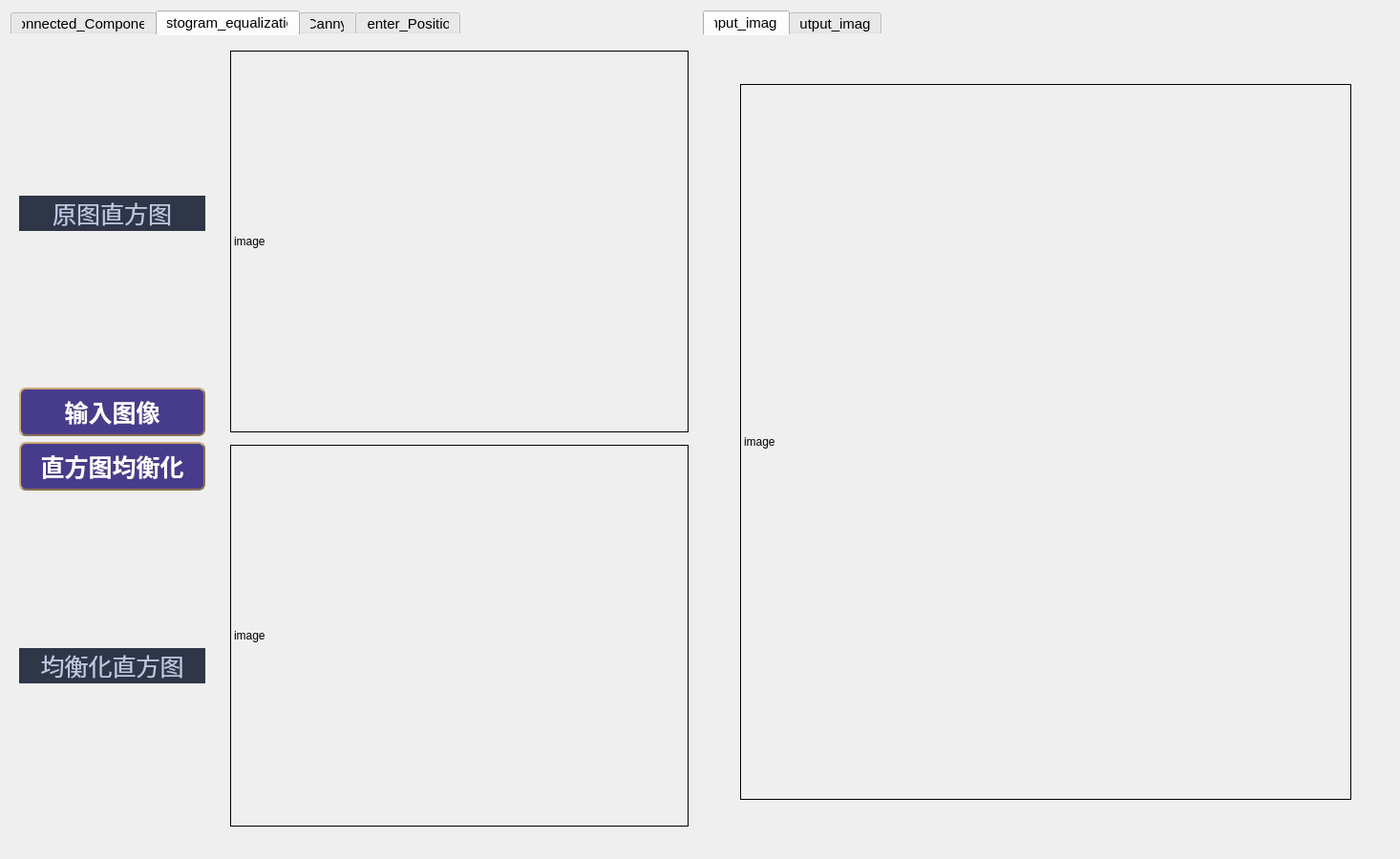
<?xml version="1.0" encoding="UTF-8"?>
<ui version="4.0">
 <class>Widget</class>
 <widget class="QWidget" name="Widget">
  <property name="geometry">
   <rect>
    <x>0</x>
    <y>0</y>
    <width>1466</width>
    <height>900</height>
   </rect>
  </property>
  <property name="minimumSize">
   <size>
    <width>1466</width>
    <height>877</height>
   </size>
  </property>
  <property name="maximumSize">
   <size>
    <width>1466</width>
    <height>900</height>
   </size>
  </property>
  <property name="windowTitle">
   <string>Industrial photogrammetry handout</string>
  </property>
  <layout class="QGridLayout" name="gridLayout">
   <item row="1" column="2">
    <layout class="QVBoxLayout" name="verticalLayout_4"/>
   </item>
   <item row="1" column="0">
    <layout class="QVBoxLayout" name="verticalLayout"/>
   </item>
   <item row="0" column="1">
    <layout class="QVBoxLayout" name="verticalLayout_2"/>
   </item>
   <item row="1" column="4">
    <layout class="QHBoxLayout" name="horizontalLayout"/>
   </item>
   <item row="1" column="3" rowspan="2">
    <widget class="QTabWidget" name="tabWidget_result">
     <property name="styleSheet">
      <string notr="true">
QTabBar::tab:hover{
	background:rgb(138, 246, 255);
}
QTabWidget::pane{
	border:none;
}
QTabBar::tab{
	font: 15px;
	font-family:华文新魏;
	min-height:10ex;
}</string>
     </property>
     <property name="currentIndex">
      <number>0</number>
     </property>
     <property name="elideMode">
      <enum>Qt::ElideMiddle</enum>
     </property>
     <widget class="QWidget" name="tab">
      <attribute name="title">
       <string>input_image</string>
      </attribute>
      <layout class="QHBoxLayout" name="horizontalLayout_9">
       <item>
        <widget class="QLabel" name="label_input">
         <property name="minimumSize">
          <size>
           <width>640</width>
           <height>750</height>
          </size>
         </property>
         <property name="maximumSize">
          <size>
           <width>640</width>
           <height>750</height>
          </size>
         </property>
         <property name="frameShape">
          <enum>QFrame::Box</enum>
         </property>
         <property name="text">
          <string>image</string>
         </property>
        </widget>
       </item>
      </layout>
     </widget>
     <widget class="QWidget" name="tab_2">
      <attribute name="title">
       <string>output_image</string>
      </attribute>
      <widget class="QWidget" name="layoutWidget">
       <property name="geometry">
        <rect>
         <x>30</x>
         <y>20</y>
         <width>649</width>
         <height>799</height>
        </rect>
       </property>
       <layout class="QFormLayout" name="formLayout_2">
        <item row="0" column="0">
         <widget class="QPushButton" name="pushButton_saveimage">
          <property name="styleSheet">
           <string notr="true">
QPushButton
{
	background-color: #473C8B; /*背景色*/ 
	border-style: outset;
	border-width: 2px;
	border-radius:7px; /*边界圆滑*/
	border-color: #8B7355;
	font: bold 25px;
	min-width:2em;
	color:white; /*字体颜色*/
	font-family:华文新魏;
	padding: 5px;
}


QPushButton:hover
{
	background-color: rgb(0, 150, 0);
}
 </string>
          </property>
          <property name="text">
           <string> 保存图像</string>
          </property>
         </widget>
        </item>
        <item row="1" column="0">
         <widget class="QLabel" name="label_output">
          <property name="minimumSize">
           <size>
            <width>640</width>
            <height>750</height>
           </size>
          </property>
          <property name="maximumSize">
           <size>
            <width>640</width>
            <height>480</height>
           </size>
          </property>
          <property name="frameShape">
           <enum>QFrame::Box</enum>
          </property>
          <property name="frameShadow">
           <enum>QFrame::Plain</enum>
          </property>
          <property name="text">
           <string>output</string>
          </property>
         </widget>
        </item>
       </layout>
      </widget>
     </widget>
    </widget>
   </item>
   <item row="0" column="3">
    <layout class="QVBoxLayout" name="verticalLayout_3"/>
   </item>
   <item row="1" column="1">
    <widget class="QTabWidget" name="tabWidget">
     <property name="styleSheet">
      <string notr="true">
QTabBar::tab:hover{
	background:rgb(138, 246, 255);
}
QTabWidget::pane{
	border:none;
}
QTabBar::tab{
	font: 15px;
	font-family:华文新魏;
	min-height:10ex;
}</string>
     </property>
     <property name="tabPosition">
      <enum>QTabWidget::North</enum>
     </property>
     <property name="tabShape">
      <enum>QTabWidget::Rounded</enum>
     </property>
     <property name="currentIndex">
      <number>1</number>
     </property>
     <property name="elideMode">
      <enum>Qt::ElideMiddle</enum>
     </property>
     <property name="usesScrollButtons">
      <bool>true</bool>
     </property>
     <property name="documentMode">
      <bool>false</bool>
     </property>
     <property name="tabsClosable">
      <bool>false</bool>
     </property>
     <property name="movable">
      <bool>false</bool>
     </property>
     <property name="tabBarAutoHide">
      <bool>false</bool>
     </property>
     <widget class="QWidget" name="CComp">
      <attribute name="title">
       <string>Connected_Component</string>
      </attribute>
      <widget class="QComboBox" name="comboBox">
       <property name="geometry">
        <rect>
         <x>270</x>
         <y>10</y>
         <width>150</width>
         <height>31</height>
        </rect>
       </property>
       <property name="sizePolicy">
        <sizepolicy hsizetype="Preferred" vsizetype="Fixed">
         <horstretch>0</horstretch>
         <verstretch>140</verstretch>
        </sizepolicy>
       </property>
       <property name="minimumSize">
        <size>
         <width>0</width>
         <height>25</height>
        </size>
       </property>
       <property name="maximumSize">
        <size>
         <width>88888</width>
         <height>88888</height>
        </size>
       </property>
       <property name="styleSheet">
        <string notr="true">QComboBox {
    border: 1px solid gray;   /* 边框 */
    border-radius: 3px;   /* 圆角 */
    padding: 1px 24px 1px 3px;   /* 字体填衬 */
    color: #000;
    font: normal normal 21px &quot;Microsoft YaHei&quot;;
    background: transparent;
}

/* 下拉后，整个下拉窗体样式 */
QComboBox QAbstractItemView {
    outline: 0px solid gray;   /* 选定项的虚框 */
    border: 1px solid yellow;   /* 整个下拉窗体的边框 */
    color: green;
    background-color: lightgreen;   /* 整个下拉窗体的背景色 */
    selection-background-color: red;   /* 整个下拉窗体被选中项的背景色 */
}

/* 下拉后，整个下拉窗体每项的样式 */
QComboBox QAbstractItemView::item {
    height: 50px;   /* 项的高度（设置pComboBox-&gt;setView(new QListView());后，该项才起作用） */
}

/* 下拉后，整个下拉窗体越过每项的样式 */
QComboBox QAbstractItemView::item:hover {
    color: #FFFFFF;
    background-color: lightgreen;   /* 整个下拉窗体越过每项的背景色 */
}

/* 下拉后，整个下拉窗体被选择的每项的样式 */
QComboBox QAbstractItemView::item:selected {
    color: #FFFFFF;
    background-color: lightgreen;
}</string>
       </property>
       <property name="editable">
        <bool>false</bool>
       </property>
       <property name="currentText">
        <string>8邻域连通</string>
       </property>
       <property name="currentIndex">
        <number>0</number>
       </property>
       <item>
        <property name="text">
         <string>8邻域连通</string>
        </property>
       </item>
       <item>
        <property name="text">
         <string>4邻域连通</string>
        </property>
       </item>
      </widget>
      <widget class="QTabWidget" name="tabWidget_3">
       <property name="geometry">
        <rect>
         <x>10</x>
         <y>53</y>
         <width>686</width>
         <height>766</height>
        </rect>
       </property>
       <property name="autoFillBackground">
        <bool>false</bool>
       </property>
       <property name="styleSheet">
        <string notr="true">
QTabWidget::pane{
	border:none;
}
QTabWidget::tab-bar{
   alignment:left;
}
QTabBar::tab{
	font: 18px;
	font-family:华文新魏;
	color:white;
	min-height:10ex;
}
QTabBar::tab:hover{
	background:rgb(255, 0, 0);
}
QTabBar::tab:selected{
	border-color: white;
	background:white;
	color:green;
}</string>
       </property>
       <property name="currentIndex">
        <number>1</number>
       </property>
       <property name="iconSize">
        <size>
         <width>16</width>
         <height>15</height>
        </size>
       </property>
       <property name="elideMode">
        <enum>Qt::ElideMiddle</enum>
       </property>
       <widget class="QWidget" name="tab_6">
        <attribute name="title">
         <string>  输入图像判断连通  </string>
        </attribute>
        <widget class="QLabel" name="label_thread">
         <property name="geometry">
          <rect>
           <x>20</x>
           <y>110</y>
           <width>600</width>
           <height>600</height>
          </rect>
         </property>
         <property name="minimumSize">
          <size>
           <width>600</width>
           <height>600</height>
          </size>
         </property>
         <property name="maximumSize">
          <size>
           <width>480</width>
           <height>320</height>
          </size>
         </property>
         <property name="frameShape">
          <enum>QFrame::Box</enum>
         </property>
         <property name="text">
          <string>image</string>
         </property>
        </widget>
        <widget class="QLabel" name="label_5">
         <property name="geometry">
          <rect>
           <x>10</x>
           <y>70</y>
           <width>211</width>
           <height>31</height>
          </rect>
         </property>
         <property name="styleSheet">
          <string notr="true">QLabel {
    font-family: &quot;Microsoft YaHei&quot;;
    font-size: 25px;
    color: #BDC8E2;
    background-color: #2E3648;
}</string>
         </property>
         <property name="text">
          <string>大津法二值化结果</string>
         </property>
        </widget>
        <widget class="QWidget" name="layoutWidget">
         <property name="geometry">
          <rect>
           <x>10</x>
           <y>10</y>
           <width>661</width>
           <height>61</height>
          </rect>
         </property>
         <layout class="QHBoxLayout" name="horizontalLayout_2">
          <property name="sizeConstraint">
           <enum>QLayout::SetDefaultConstraint</enum>
          </property>
          <item>
           <widget class="QPushButton" name="pushButton_input1">
            <property name="styleSheet">
             <string notr="true">
QPushButton
{
	background-color: #473C8B; /*背景色*/ 
	border-style: outset;
	border-width: 2px;
	border-radius:7px; /*边界圆滑*/
	border-color: #8B7355;
	font: bold 15px;
	min-width:2em;
	color:white; /*字体颜色*/
	font-family:华文新魏;
	padding: 5px;
}


QPushButton:hover
{
	background-color: rgb(0, 150, 0);
}
 </string>
            </property>
            <property name="text">
             <string>输入图像</string>
            </property>
            <property name="flat">
             <bool>false</bool>
            </property>
           </widget>
          </item>
          <item>
           <widget class="QPushButton" name="pushButton_deal1">
            <property name="styleSheet">
             <string notr="true">
QPushButton
{
	background-color: #473C8B; /*背景色*/ 
	border-style: outset;
	border-width: 2px;
	border-radius:7px; /*边界圆滑*/
	border-color: #8B7355;
	font: bold 15px;
	min-width:2em;
	color:white; /*字体颜色*/
	font-family:华文新魏;
	padding: 5px;
}


QPushButton:hover
{
	background-color: rgb(0, 150, 0);
}
 </string>
            </property>
            <property name="text">
             <string>连通成分标记</string>
            </property>
           </widget>
          </item>
          <item>
           <widget class="QLabel" name="label">
            <property name="styleSheet">
             <string notr="true">QLabel {
    font-family: &quot;Microsoft YaHei&quot;;
    font-size: 18px;
    color: rgb(255, 85, 127);
}</string>
            </property>
            <property name="text">
             <string>连通域标记数目</string>
            </property>
           </widget>
          </item>
          <item>
           <widget class="QTextEdit" name="textEdit1">
            <property name="sizePolicy">
             <sizepolicy hsizetype="Expanding" vsizetype="Fixed">
              <horstretch>0</horstretch>
              <verstretch>0</verstretch>
             </sizepolicy>
            </property>
            <property name="maximumSize">
             <size>
              <width>16777215</width>
              <height>50</height>
             </size>
            </property>
            <property name="font">
             <font>
              <pointsize>16</pointsize>
             </font>
            </property>
           </widget>
          </item>
         </layout>
        </widget>
       </widget>
       <widget class="QWidget" name="tab_7">
        <attribute name="title">
         <string>   随机生成判断连通   </string>
        </attribute>
        <layout class="QGridLayout" name="gridLayout_3">
         <item row="4" column="2">
          <spacer name="horizontalSpacer_11">
           <property name="orientation">
            <enum>Qt::Horizontal</enum>
           </property>
           <property name="sizeHint" stdset="0">
            <size>
             <width>40</width>
             <height>20</height>
            </size>
           </property>
          </spacer>
         </item>
         <item row="0" column="1">
          <spacer name="verticalSpacer_5">
           <property name="orientation">
            <enum>Qt::Vertical</enum>
           </property>
           <property name="sizeHint" stdset="0">
            <size>
             <width>20</width>
             <height>40</height>
            </size>
           </property>
          </spacer>
         </item>
         <item row="9" column="1">
          <spacer name="verticalSpacer_10">
           <property name="orientation">
            <enum>Qt::Vertical</enum>
           </property>
           <property name="sizeType">
            <enum>QSizePolicy::Fixed</enum>
           </property>
           <property name="sizeHint" stdset="0">
            <size>
             <width>20</width>
             <height>150</height>
            </size>
           </property>
          </spacer>
         </item>
         <item row="7" column="1">
          <spacer name="verticalSpacer_2">
           <property name="orientation">
            <enum>Qt::Vertical</enum>
           </property>
           <property name="sizeType">
            <enum>QSizePolicy::Fixed</enum>
           </property>
           <property name="sizeHint" stdset="0">
            <size>
             <width>300</width>
             <height>250</height>
            </size>
           </property>
          </spacer>
         </item>
         <item row="3" column="1">
          <spacer name="verticalSpacer_3">
           <property name="orientation">
            <enum>Qt::Vertical</enum>
           </property>
           <property name="sizeType">
            <enum>QSizePolicy::Fixed</enum>
           </property>
           <property name="sizeHint" stdset="0">
            <size>
             <width>20</width>
             <height>50</height>
            </size>
           </property>
          </spacer>
         </item>
         <item row="5" column="1">
          <spacer name="verticalSpacer">
           <property name="orientation">
            <enum>Qt::Vertical</enum>
           </property>
           <property name="sizeType">
            <enum>QSizePolicy::Fixed</enum>
           </property>
           <property name="sizeHint" stdset="0">
            <size>
             <width>50</width>
             <height>250</height>
            </size>
           </property>
          </spacer>
         </item>
         <item row="4" column="0">
          <spacer name="horizontalSpacer_10">
           <property name="orientation">
            <enum>Qt::Horizontal</enum>
           </property>
           <property name="sizeHint" stdset="0">
            <size>
             <width>40</width>
             <height>20</height>
            </size>
           </property>
          </spacer>
         </item>
         <item row="2" column="1">
          <layout class="QHBoxLayout" name="horizontalLayout_3">
           <item>
            <widget class="QLabel" name="label_7">
             <property name="styleSheet">
              <string notr="true">QLabel {
    font-family: &quot;Adobe 仿宋 Std R&quot;;
    font-size: 25px;
    color: #BDC8E2;
    background-color: #2E3648;
}</string>
             </property>
             <property name="text">
              <string>请输入矩阵大小</string>
             </property>
            </widget>
           </item>
           <item>
            <spacer name="horizontalSpacer">
             <property name="orientation">
              <enum>Qt::Horizontal</enum>
             </property>
             <property name="sizeHint" stdset="0">
              <size>
               <width>40</width>
               <height>20</height>
              </size>
             </property>
            </spacer>
           </item>
           <item>
            <widget class="QLineEdit" name="lineEdit">
             <property name="font">
              <font>
               <family>Adobe Arabic</family>
               <pointsize>15</pointsize>
              </font>
             </property>
             <property name="alignment">
              <set>Qt::AlignCenter</set>
             </property>
            </widget>
           </item>
           <item>
            <spacer name="horizontalSpacer_2">
             <property name="orientation">
              <enum>Qt::Horizontal</enum>
             </property>
             <property name="sizeHint" stdset="0">
              <size>
               <width>40</width>
               <height>20</height>
              </size>
             </property>
            </spacer>
           </item>
          </layout>
         </item>
         <item row="6" column="1">
          <layout class="QHBoxLayout" name="horizontalLayout_4">
           <item>
            <widget class="QLabel" name="label_8">
             <property name="maximumSize">
              <size>
               <width>16777215</width>
               <height>50</height>
              </size>
             </property>
             <property name="styleSheet">
              <string notr="true">QLabel {
    font-family: &quot;Adobe 仿宋 Std R&quot;;
    font-size: 25px;
    color:rgb(255, 94, 132);
}</string>
             </property>
             <property name="text">
              <string>自定义函数统计数量</string>
             </property>
            </widget>
           </item>
           <item>
            <widget class="QTextEdit" name="textEdit_mycount">
             <property name="maximumSize">
              <size>
               <width>16777215</width>
               <height>50</height>
              </size>
             </property>
             <property name="font">
              <font>
               <pointsize>18</pointsize>
              </font>
             </property>
            </widget>
           </item>
          </layout>
         </item>
         <item row="10" column="1">
          <spacer name="verticalSpacer_4">
           <property name="orientation">
            <enum>Qt::Vertical</enum>
           </property>
           <property name="sizeHint" stdset="0">
            <size>
             <width>20</width>
             <height>100</height>
            </size>
           </property>
          </spacer>
         </item>
         <item row="8" column="1">
          <layout class="QHBoxLayout" name="horizontalLayout_5">
           <item>
            <widget class="QLabel" name="label_9">
             <property name="maximumSize">
              <size>
               <width>16777215</width>
               <height>50</height>
              </size>
             </property>
             <property name="styleSheet">
              <string notr="true">QLabel {
    font-family: &quot;Adobe 仿宋 Std R&quot;;
    font-size: 25px;
    color:rgb(255, 94, 132);
}</string>
             </property>
             <property name="text">
              <string>opencv库函数统计数量</string>
             </property>
            </widget>
           </item>
           <item>
            <widget class="QTextEdit" name="textEdit_cvcount">
             <property name="maximumSize">
              <size>
               <width>16777215</width>
               <height>50</height>
              </size>
             </property>
             <property name="font">
              <font>
               <pointsize>18</pointsize>
              </font>
             </property>
            </widget>
           </item>
          </layout>
         </item>
         <item row="4" column="1">
          <widget class="QPushButton" name="pushButton">
           <property name="styleSheet">
            <string notr="true">
QPushButton
{
	background-color: #473C8B; /*背景色*/ 
	border-style: outset;
	border-width: 2px;
	border-radius:7px; /*边界圆滑*/
	border-color: #8B7355;
	font: bold 25px;
	min-width:2em;
	color:white; /*字体颜色*/
	font-family:华文新魏;
	padding: 5px;
}


QPushButton:hover
{
	background-color: rgb(0, 150, 0);
}
 </string>
           </property>
           <property name="text">
            <string>随机生成并处理</string>
           </property>
          </widget>
         </item>
         <item row="1" column="1">
          <spacer name="verticalSpacer_11">
           <property name="orientation">
            <enum>Qt::Vertical</enum>
           </property>
           <property name="sizeType">
            <enum>QSizePolicy::Fixed</enum>
           </property>
           <property name="sizeHint" stdset="0">
            <size>
             <width>20</width>
             <height>40</height>
            </size>
           </property>
          </spacer>
         </item>
        </layout>
       </widget>
      </widget>
     </widget>
     <widget class="QWidget" name="HisEqua">
      <attribute name="title">
       <string>Histogram_equalization</string>
      </attribute>
      <layout class="QGridLayout" name="gridLayout_4">
       <item row="0" column="0">
        <layout class="QHBoxLayout" name="horizontalLayout_6">
         <item>
          <layout class="QVBoxLayout" name="verticalLayout_8">
           <item>
            <spacer name="verticalSpacer_8">
             <property name="orientation">
              <enum>Qt::Vertical</enum>
             </property>
             <property name="sizeHint" stdset="0">
              <size>
               <width>20</width>
               <height>40</height>
              </size>
             </property>
            </spacer>
           </item>
           <item>
            <widget class="QLabel" name="label_2">
             <property name="styleSheet">
              <string notr="true">QLabel {
    font-family: &quot;Microsoft YaHei&quot;;
    font-size: 25px;
    color: #BDC8E2;
    background-color: #2E3648;
}</string>
             </property>
             <property name="text">
              <string>原图直方图</string>
             </property>
             <property name="alignment">
              <set>Qt::AlignCenter</set>
             </property>
            </widget>
           </item>
           <item>
            <spacer name="verticalSpacer_6">
             <property name="orientation">
              <enum>Qt::Vertical</enum>
             </property>
             <property name="sizeHint" stdset="0">
              <size>
               <width>20</width>
               <height>40</height>
              </size>
             </property>
            </spacer>
           </item>
           <item>
            <widget class="QPushButton" name="pushButton_input1_2">
             <property name="styleSheet">
              <string notr="true">
QPushButton
{
	background-color: #473C8B; /*背景色*/ 
	border-style: outset;
	border-width: 2px;
	border-radius:7px; /*边界圆滑*/
	border-color: #8B7355;
	font: bold 25px;
	min-width:2em;
	color:white; /*字体颜色*/
	font-family:华文新魏;
	padding: 5px;
}


QPushButton:hover
{
	background-color: rgb(0, 150, 0);
}
 </string>
             </property>
             <property name="text">
              <string>输入图像</string>
             </property>
            </widget>
           </item>
           <item>
            <widget class="QPushButton" name="pushButton_deal1_2">
             <property name="styleSheet">
              <string notr="true">
QPushButton
{
	background-color: #473C8B; /*背景色*/ 
	border-style: outset;
	border-width: 2px;
	border-radius:7px; /*边界圆滑*/
	border-color: #8B7355;
	font: bold 25px;
	min-width:2em;
	color:white; /*字体颜色*/
	font-family:华文新魏;
	padding: 5px;
}


QPushButton:hover
{
	background-color: rgb(0, 150, 0);
}
 </string>
             </property>
             <property name="text">
              <string>直方图均衡化</string>
             </property>
            </widget>
           </item>
           <item>
            <spacer name="verticalSpacer_7">
             <property name="orientation">
              <enum>Qt::Vertical</enum>
             </property>
             <property name="sizeHint" stdset="0">
              <size>
               <width>20</width>
               <height>40</height>
              </size>
             </property>
            </spacer>
           </item>
           <item>
            <widget class="QLabel" name="label_3">
             <property name="styleSheet">
              <string notr="true">QLabel {
    font-family: &quot;Microsoft YaHei&quot;;
    font-size: 25px;
    color: #BDC8E2;
    background-color: #2E3648;
}</string>
             </property>
             <property name="text">
              <string>均衡化直方图</string>
             </property>
             <property name="alignment">
              <set>Qt::AlignCenter</set>
             </property>
            </widget>
           </item>
           <item>
            <spacer name="verticalSpacer_9">
             <property name="orientation">
              <enum>Qt::Vertical</enum>
             </property>
             <property name="sizeHint" stdset="0">
              <size>
               <width>20</width>
               <height>40</height>
              </size>
             </property>
            </spacer>
           </item>
          </layout>
         </item>
         <item>
          <spacer name="horizontalSpacer_3">
           <property name="orientation">
            <enum>Qt::Horizontal</enum>
           </property>
           <property name="sizeType">
            <enum>QSizePolicy::Fixed</enum>
           </property>
           <property name="sizeHint" stdset="0">
            <size>
             <width>20</width>
             <height>20</height>
            </size>
           </property>
          </spacer>
         </item>
         <item>
          <layout class="QVBoxLayout" name="verticalLayout_9">
           <item>
            <widget class="QLabel" name="label_srcHisto">
             <property name="minimumSize">
              <size>
               <width>480</width>
               <height>400</height>
              </size>
             </property>
             <property name="maximumSize">
              <size>
               <width>480</width>
               <height>400</height>
              </size>
             </property>
             <property name="frameShape">
              <enum>QFrame::Box</enum>
             </property>
             <property name="text">
              <string>image</string>
             </property>
            </widget>
           </item>
           <item>
            <widget class="QLabel" name="label_resHisto">
             <property name="minimumSize">
              <size>
               <width>480</width>
               <height>400</height>
              </size>
             </property>
             <property name="maximumSize">
              <size>
               <width>480</width>
               <height>400</height>
              </size>
             </property>
             <property name="frameShape">
              <enum>QFrame::Box</enum>
             </property>
             <property name="text">
              <string>image</string>
             </property>
            </widget>
           </item>
          </layout>
         </item>
        </layout>
       </item>
      </layout>
     </widget>
     <widget class="QWidget" name="Canny">
      <attribute name="title">
       <string>Canny</string>
      </attribute>
      <widget class="QWidget" name="layoutWidget">
       <property name="geometry">
        <rect>
         <x>20</x>
         <y>20</y>
         <width>661</width>
         <height>801</height>
        </rect>
       </property>
       <layout class="QFormLayout" name="formLayout">
        <item row="0" column="0" colspan="2">
         <layout class="QVBoxLayout" name="verticalLayout_10">
          <item>
           <layout class="QHBoxLayout" name="horizontalLayout_7">
            <item>
             <spacer name="horizontalSpacer_5">
              <property name="orientation">
               <enum>Qt::Horizontal</enum>
              </property>
              <property name="sizeHint" stdset="0">
               <size>
                <width>40</width>
                <height>20</height>
               </size>
              </property>
             </spacer>
            </item>
            <item>
             <widget class="QPushButton" name="pushButton_input1_3">
              <property name="font">
               <font>
                <family>华文新魏</family>
                <pointsize>-1</pointsize>
                <weight>75</weight>
                <italic>false</italic>
                <bold>true</bold>
               </font>
              </property>
              <property name="styleSheet">
               <string notr="true">
QPushButton
{
	background-color: #473C8B; /*背景色*/ 
	border-style: outset;
	border-width: 2px;
	border-radius:7px; /*边界圆滑*/
	border-color: #8B7355;
	font: bold 25px;
	min-width:2em;
	color:white; /*字体颜色*/
	font-family:华文新魏;
	padding: 5px;
}


QPushButton:hover
{
	background-color: rgb(0, 150, 0);
}
 </string>
              </property>
              <property name="text">
               <string>输入图像</string>
              </property>
             </widget>
            </item>
            <item>
             <spacer name="horizontalSpacer_4">
              <property name="orientation">
               <enum>Qt::Horizontal</enum>
              </property>
              <property name="sizeHint" stdset="0">
               <size>
                <width>40</width>
                <height>20</height>
               </size>
              </property>
             </spacer>
            </item>
            <item>
             <widget class="QPushButton" name="pushButton_deal1_3">
              <property name="styleSheet">
               <string notr="true">
QPushButton
{
	background-color: #473C8B; /*背景色*/ 
	border-style: outset;
	border-width: 2px;
	border-radius:7px; /*边界圆滑*/
	border-color: #8B7355;
	font: bold 25px;
	min-width:2em;
	color:white; /*字体颜色*/
	font-family:华文新魏;
	padding: 5px;
}


QPushButton:hover
{
	background-color: rgb(0, 150, 0);
}
 </string>
              </property>
              <property name="text">
               <string>Canny算子边缘检测</string>
              </property>
             </widget>
            </item>
            <item>
             <spacer name="horizontalSpacer_6">
              <property name="orientation">
               <enum>Qt::Horizontal</enum>
              </property>
              <property name="sizeHint" stdset="0">
               <size>
                <width>40</width>
                <height>20</height>
               </size>
              </property>
             </spacer>
            </item>
           </layout>
          </item>
          <item>
           <widget class="QLabel" name="label_6">
            <property name="styleSheet">
             <string notr="true">QLabel {
    font-family: &quot;Microsoft YaHei&quot;;
    font-size: 25px;
    color: #BDC8E2;
}</string>
            </property>
            <property name="text">
             <string>opencv库函数Canny检测结果</string>
            </property>
           </widget>
          </item>
         </layout>
        </item>
        <item row="1" column="0">
         <widget class="QLabel" name="label_cv_canny">
          <property name="minimumSize">
           <size>
            <width>600</width>
            <height>600</height>
           </size>
          </property>
          <property name="maximumSize">
           <size>
            <width>480</width>
            <height>320</height>
           </size>
          </property>
          <property name="frameShape">
           <enum>QFrame::Box</enum>
          </property>
          <property name="text">
           <string>image</string>
          </property>
         </widget>
        </item>
       </layout>
      </widget>
     </widget>
     <widget class="QWidget" name="CenPosi">
      <attribute name="title">
       <string>Center_Position</string>
      </attribute>
      <layout class="QGridLayout" name="gridLayout_5">
       <item row="0" column="0">
        <layout class="QHBoxLayout" name="horizontalLayout_8">
         <item>
          <spacer name="horizontalSpacer_8">
           <property name="orientation">
            <enum>Qt::Horizontal</enum>
           </property>
           <property name="sizeHint" stdset="0">
            <size>
             <width>40</width>
             <height>20</height>
            </size>
           </property>
          </spacer>
         </item>
         <item>
          <widget class="QPushButton" name="pushButton_input1_4">
           <property name="styleSheet">
            <string notr="true">
QPushButton
{
	background-color: #473C8B; /*背景色*/ 
	border-style: outset;
	border-width: 2px;
	border-radius:7px; /*边界圆滑*/
	border-color: #8B7355;
	font: bold 25px;
	min-width:2em;
	color:white; /*字体颜色*/
	font-family:华文新魏;
	padding: 5px;
}


QPushButton:hover
{
	background-color: rgb(0, 150, 0);
}
 </string>
           </property>
           <property name="text">
            <string>输入图像</string>
           </property>
          </widget>
         </item>
         <item>
          <spacer name="horizontalSpacer_7">
           <property name="orientation">
            <enum>Qt::Horizontal</enum>
           </property>
           <property name="sizeHint" stdset="0">
            <size>
             <width>40</width>
             <height>20</height>
            </size>
           </property>
          </spacer>
         </item>
         <item>
          <widget class="QPushButton" name="pushButton_deal1_4">
           <property name="styleSheet">
            <string notr="true">
QPushButton
{
	background-color: #473C8B; /*背景色*/ 
	border-style: outset;
	border-width: 2px;
	border-radius:7px; /*边界圆滑*/
	border-color: #8B7355;
	font: bold 25px;
	min-width:2em;
	color:white; /*字体颜色*/
	font-family:华文新魏;
	padding: 5px;
}


QPushButton:hover
{
	background-color: rgb(0, 150, 0);
}
 </string>
           </property>
           <property name="text">
            <string>中心点坐标检测</string>
           </property>
          </widget>
         </item>
         <item>
          <spacer name="horizontalSpacer_9">
           <property name="orientation">
            <enum>Qt::Horizontal</enum>
           </property>
           <property name="sizeHint" stdset="0">
            <size>
             <width>40</width>
             <height>20</height>
            </size>
           </property>
          </spacer>
         </item>
        </layout>
       </item>
       <item row="1" column="0">
        <widget class="QTabWidget" name="tabWidget_2">
         <property name="styleSheet">
          <string notr="true">
QTabWidget::pane{
	border:none;
}
QTabWidget::tab-bar{
   alignment:left;
}
QTabBar::tab{
	color:white;
	min-30ex;
	min-height:10ex;
}
QTabBar::tab:hover{
	background:rgb(255, 0, 0);
}
QTabBar::tab:selected{
	border-color: white;
	background:white;
	color:green;
}</string>
         </property>
         <property name="currentIndex">
          <number>0</number>
         </property>
         <widget class="QWidget" name="tab_3">
          <attribute name="title">
           <string>centerPts</string>
          </attribute>
          <widget class="QLabel" name="label_4">
           <property name="geometry">
            <rect>
             <x>10</x>
             <y>20</y>
             <width>180</width>
             <height>27</height>
            </rect>
           </property>
           <property name="styleSheet">
            <string notr="true">QLabel {
    font-family: &quot;Microsoft YaHei&quot;;
    font-size: 20px;
    color: #BDC8E2;
    background-color: #2E3648;
}</string>
           </property>
           <property name="text">
            <string>中心点坐标检测结果</string>
           </property>
          </widget>
          <widget class="QTextEdit" name="textEdit1_4">
           <property name="geometry">
            <rect>
             <x>200</x>
             <y>30</y>
             <width>341</width>
             <height>601</height>
            </rect>
           </property>
           <property name="font">
            <font>
             <pointsize>11</pointsize>
            </font>
           </property>
          </widget>
         </widget>
         <widget class="QWidget" name="tab_4">
          <attribute name="title">
           <string>background</string>
          </attribute>
          <widget class="QLabel" name="label_background">
           <property name="geometry">
            <rect>
             <x>40</x>
             <y>60</y>
             <width>600</width>
             <height>600</height>
            </rect>
           </property>
           <property name="minimumSize">
            <size>
             <width>600</width>
             <height>600</height>
            </size>
           </property>
           <property name="maximumSize">
            <size>
             <width>500</width>
             <height>500</height>
            </size>
           </property>
           <property name="frameShape">
            <enum>QFrame::Box</enum>
           </property>
           <property name="text">
            <string>image</string>
           </property>
          </widget>
         </widget>
         <widget class="QWidget" name="tab_5">
          <attribute name="title">
           <string>Components</string>
          </attribute>
          <widget class="QLabel" name="label_Components">
           <property name="enabled">
            <bool>true</bool>
           </property>
           <property name="geometry">
            <rect>
             <x>40</x>
             <y>60</y>
             <width>600</width>
             <height>600</height>
            </rect>
           </property>
           <property name="minimumSize">
            <size>
             <width>600</width>
             <height>600</height>
            </size>
           </property>
           <property name="maximumSize">
            <size>
             <width>480</width>
             <height>320</height>
            </size>
           </property>
           <property name="frameShape">
            <enum>QFrame::Box</enum>
           </property>
           <property name="text">
            <string>image</string>
           </property>
          </widget>
         </widget>
        </widget>
       </item>
      </layout>
     </widget>
    </widget>
   </item>
  </layout>
 </widget>
 <resources/>
 <connections/>
</ui>
